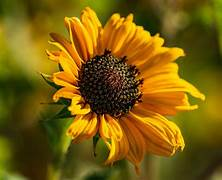
#> input picture Assignments/Assignment27_Image_Filter/image.jpg, 222 x 180 px, found by its file name
$ python Assignment27_Imagefilter.py
#> lines starting #> are read from the running program, lines starting #| are printed output that depends on the picture; after the words box and inside, x2 and y2 are one past the last pixel; in counts of white or black regions, pixels touching at a corner belong together
'''Assignment (08/04/2026)
Assignment Name : Image Filter Lab
Description : Use OpenCV to grayscale, blur, detect edges and show before/after.'''

import cv2
import matplotlib.pyplot as plt

# Load image
image = cv2.imread('Assignment27_Image_Filter/image.jpg')  # Put your image name here
#> image is the input picture: shape (180, 222, 3); mean B, G, R 12.3, 93.3, 120.7
#image = cv2.imread('sample.jpg')

if image is None:
    print("Image not found")
    exit()

# Resize
image = cv2.resize(image, (500, 400))
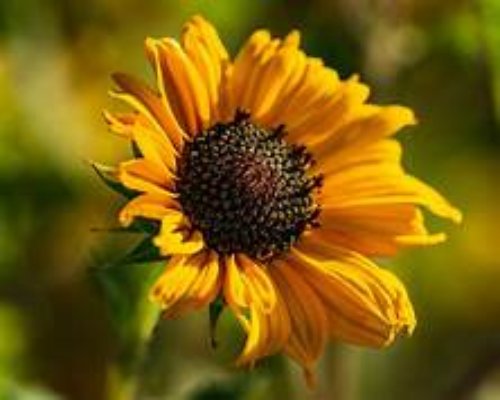
#> image: shape (400, 500, 3); mean B, G, R 12.2, 93.2, 120.6

# Processing
gray = cv2.cvtColor(image, cv2.COLOR_BGR2GRAY)
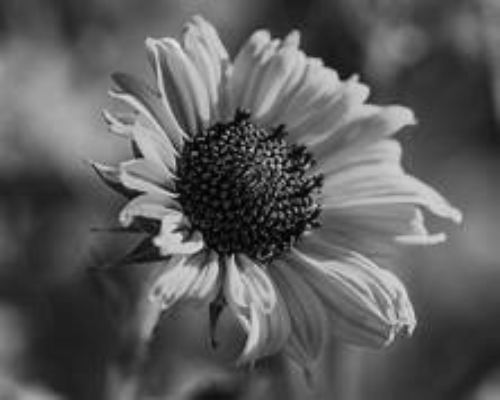
#> gray: shape (400, 500); min 1, max 235, mean 92.2
blur = cv2.GaussianBlur(gray, (5, 5), 0)
edges = cv2.Canny(blur, 100, 200)
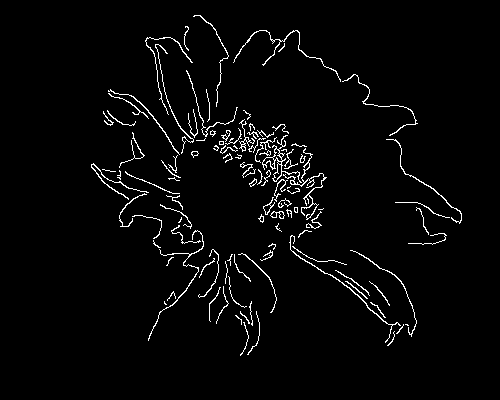
#> edges: shape (400, 500); 2.9% white in thin lines or dots, all inside (x1, y1, x2, y2) = (91, 15, 462, 356)

# Display
plt.figure(figsize=(10,7))

plt.subplot(2,2,1)
plt.title("Original")
plt.imshow(cv2.cvtColor(image, cv2.COLOR_BGR2RGB))

plt.subplot(2,2,2)
plt.title("Grayscale")
plt.imshow(gray, cmap='gray')

plt.subplot(2,2,3)
plt.title("Blur")
plt.imshow(blur, cmap='gray')

plt.subplot(2,2,4)
plt.title("Edges")
plt.imshow(edges, cmap='gray')

plt.show()
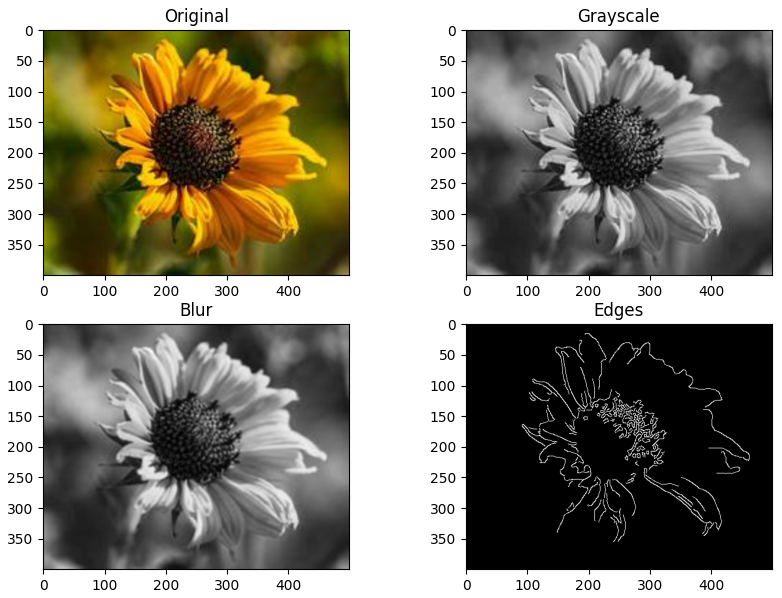
#> figure drawn by matplotlib, 4 panels
